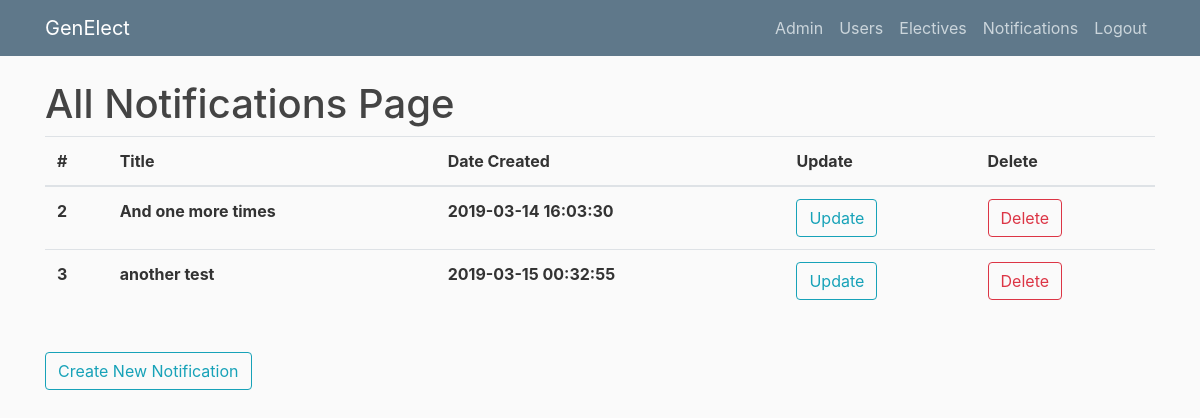
Page /allnotifications (signed in) on the committed database.
### genElect/models.py (models this page shows)
class Base(db.Model):
    __abstract__ = True
    id = db.Column(db.Integer, primary_key=True, autoincrement=True)
    date_created = db.Column(db.DateTime, default=db.func.current_timestamp())
    date_modified = db.Column(db.DateTime, default=db.func.current_timestamp(),
            onupdate=db.func.current_timestamp())

class Notifications(Base):
    title = db.Column(db.String(100))
    notification = db.Column(db.String(1000))

### genElect/__init__.py (the view)
@app.route("/allnotifications")
def allnotifications():
    if current_user.is_authenticated and current_user.username == "admin":
        notifications = Notifications.query.all()
        return render_template('allnotifications.html', notifications=notifications, title="Notifications")
    else:
        return render_template('denied.html')

### genElect/__init__.py (called while the page is built)
@login_manager.user_loader
def load_user(user_id):
    return Users.query.get(int(user_id))

### genElect/templates/allnotifications.html
{% extends "layout.html" %}
{% block content %}
    <h1>All Notifications Page</h1>
	<table class="table">
	  <thead>
	    <tr>
	      <th scope="col">#</th>
	      <th scope="col">Title</th>
	      <th scope="col">Date Created</th>
	      <th scope="col">Update</th>
	      <th scope="col">Delete</th>
	    </tr>
	  </thead>
	  <tbody>
	  	{% for notification in notifications %}
	    <tr>
	      <th scope="row">{{notification.id}}</th>
	      <th scope="row">{{notification.title}}</th>
	      <th scope="row">{{notification.date_created}}</th>
	      <th scope="row"><button type="button" onclick="window.location.href = '/editnotification/{{notification.id}}'" class="btn btn-outline-info">Update</button></th>
	      <th scope="row"><button type="button" onclick="window.location.href = '/deletenotification/{{notification.id}}'" class="btn btn-outline-danger">Delete</button></th>
	    </tr>
	    {% endfor %}
	  </tbody>
	</table>
    <br>
    <button type="button" onclick="window.location.href = '/createnotification'" class="btn btn-outline-info">Create New Notification</button>
{% endblock content %}

### genElect/static/main.css (style rules this page uses)
body { background: #fafafa; color: #333333; margin-top: 5rem; }
h1, h2, h3, h4, h5, h6 { color: #444444; }

### rows in the picture
Notifications: id "2", title "And one more times", date_created "2019-03-14 16:03:30"
Notifications: id "3", title "another test", date_created "2019-03-15 00:32:55"
